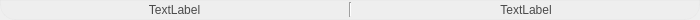
<?xml version="1.0" encoding="UTF-8"?>
<ui version="4.0">
 <class>StateMainWindow</class>
 <widget class="QMainWindow" name="StateMainWindow">
  <property name="geometry">
   <rect>
    <x>0</x>
    <y>0</y>
    <width>700</width>
    <height>20</height>
   </rect>
  </property>
  <property name="sizePolicy">
   <sizepolicy hsizetype="Expanding" vsizetype="Preferred">
    <horstretch>1</horstretch>
    <verstretch>0</verstretch>
   </sizepolicy>
  </property>
  <property name="minimumSize">
   <size>
    <width>700</width>
    <height>20</height>
   </size>
  </property>
  <property name="maximumSize">
   <size>
    <width>700</width>
    <height>20</height>
   </size>
  </property>
  <property name="windowTitle">
   <string>MainWindow</string>
  </property>
  <widget class="QWidget" name="centralwidget">
   <widget class="QWidget" name="widget" native="true">
    <property name="geometry">
     <rect>
      <x>0</x>
      <y>0</y>
      <width>700</width>
      <height>20</height>
     </rect>
    </property>
    <property name="minimumSize">
     <size>
      <width>700</width>
      <height>20</height>
     </size>
    </property>
    <property name="maximumSize">
     <size>
      <width>700</width>
      <height>20</height>
     </size>
    </property>
    <property name="styleSheet">
     <string notr="true">#widget{
	border: 1px solid rgba(214,214,214, 50);
	background-color: rgba(235, 235, 235, 50);
	border-bottom-left-radius: 15px;
	border-bottom-right-radius: 15px;
}
Line{
	border: 1px solid rgb(255, 255, 255);
	background-color: rgb(255, 255, 255);
}</string>
    </property>
    <layout class="QHBoxLayout" name="horizontalLayout">
     <property name="spacing">
      <number>0</number>
     </property>
     <property name="leftMargin">
      <number>0</number>
     </property>
     <property name="topMargin">
      <number>0</number>
     </property>
     <property name="rightMargin">
      <number>0</number>
     </property>
     <property name="bottomMargin">
      <number>0</number>
     </property>
     <item>
      <widget class="QFrame" name="frame">
       <property name="minimumSize">
        <size>
         <width>0</width>
         <height>20</height>
        </size>
       </property>
       <property name="maximumSize">
        <size>
         <width>16777215</width>
         <height>20</height>
        </size>
       </property>
       <property name="styleSheet">
        <string notr="true">#frame{
	border: none;
}</string>
       </property>
       <property name="frameShape">
        <enum>QFrame::StyledPanel</enum>
       </property>
       <property name="frameShadow">
        <enum>QFrame::Raised</enum>
       </property>
       <layout class="QHBoxLayout" name="horizontalLayout_2">
        <property name="spacing">
         <number>0</number>
        </property>
        <property name="leftMargin">
         <number>0</number>
        </property>
        <property name="topMargin">
         <number>0</number>
        </property>
        <property name="rightMargin">
         <number>0</number>
        </property>
        <item>
         <widget class="QLabel" name="label">
          <property name="minimumSize">
           <size>
            <width>0</width>
            <height>20</height>
           </size>
          </property>
          <property name="styleSheet">
           <string notr="true">#label{
	
	color: rgb(74, 74, 74);

}</string>
          </property>
          <property name="text">
           <string>TextLabel</string>
          </property>
          <property name="alignment">
           <set>Qt::AlignCenter</set>
          </property>
         </widget>
        </item>
       </layout>
      </widget>
     </item>
     <item>
      <widget class="Line" name="line">
       <property name="maximumSize">
        <size>
         <width>16777215</width>
         <height>15</height>
        </size>
       </property>
       <property name="orientation">
        <enum>Qt::Vertical</enum>
       </property>
      </widget>
     </item>
     <item>
      <widget class="QFrame" name="frame_2">
       <property name="minimumSize">
        <size>
         <width>0</width>
         <height>20</height>
        </size>
       </property>
       <property name="maximumSize">
        <size>
         <width>16777215</width>
         <height>20</height>
        </size>
       </property>
       <property name="layoutDirection">
        <enum>Qt::LeftToRight</enum>
       </property>
       <property name="styleSheet">
        <string notr="true">#frame_2{
	border: none;
}</string>
       </property>
       <property name="frameShape">
        <enum>QFrame::StyledPanel</enum>
       </property>
       <property name="frameShadow">
        <enum>QFrame::Raised</enum>
       </property>
       <layout class="QHBoxLayout" name="horizontalLayout_3">
        <property name="spacing">
         <number>0</number>
        </property>
        <property name="leftMargin">
         <number>0</number>
        </property>
        <property name="topMargin">
         <number>0</number>
        </property>
        <property name="rightMargin">
         <number>0</number>
        </property>
        <item>
         <widget class="QLabel" name="label_2">
          <property name="minimumSize">
           <size>
            <width>0</width>
            <height>20</height>
           </size>
          </property>
          <property name="layoutDirection">
           <enum>Qt::LeftToRight</enum>
          </property>
          <property name="styleSheet">
           <string notr="true">#label_2{
	
	color: rgb(74, 74, 74);

}</string>
          </property>
          <property name="text">
           <string>TextLabel</string>
          </property>
          <property name="alignment">
           <set>Qt::AlignCenter</set>
          </property>
         </widget>
        </item>
       </layout>
      </widget>
     </item>
    </layout>
   </widget>
  </widget>
 </widget>
 <resources/>
 <connections/>
</ui>
